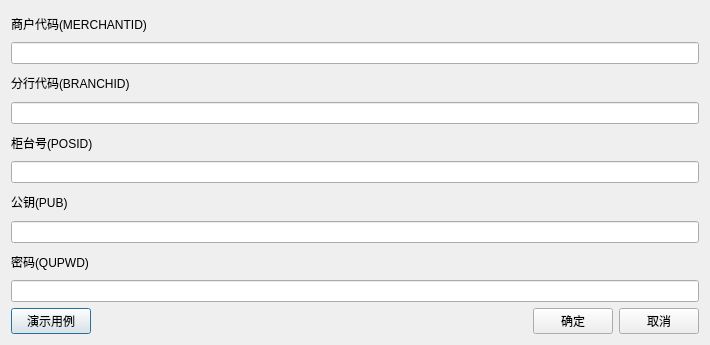
<?xml version="1.0" encoding="UTF-8"?>
<ui version="4.0">
 <class>w_bt_dish_paymode_CCB</class>
 <widget class="QDialog" name="w_bt_dish_paymode_CCB">
  <property name="geometry">
   <rect>
    <x>0</x>
    <y>0</y>
    <width>710</width>
    <height>345</height>
   </rect>
  </property>
  <property name="windowTitle">
   <string>Dialog</string>
  </property>
  <layout class="QVBoxLayout" name="verticalLayout">
   <item>
    <widget class="QLabel" name="label_6">
     <property name="text">
      <string>商户代码(MERCHANTID)</string>
     </property>
    </widget>
   </item>
   <item>
    <widget class="QLineEdit" name="lineEdit_ccb_MERCHANTID"/>
   </item>
   <item>
    <widget class="QLabel" name="label_7">
     <property name="text">
      <string>分行代码(BRANCHID)</string>
     </property>
    </widget>
   </item>
   <item>
    <widget class="QLineEdit" name="lineEdit_ccb_BRANCHID"/>
   </item>
   <item>
    <widget class="QLabel" name="label_8">
     <property name="text">
      <string>柜台号(POSID)</string>
     </property>
    </widget>
   </item>
   <item>
    <widget class="QLineEdit" name="lineEdit_ccb_POSID"/>
   </item>
   <item>
    <widget class="QLabel" name="label_9">
     <property name="text">
      <string>公钥(PUB)</string>
     </property>
    </widget>
   </item>
   <item>
    <widget class="QLineEdit" name="lineEdit_ccb_PUB"/>
   </item>
   <item>
    <widget class="QLabel" name="label_12">
     <property name="text">
      <string>密码(QUPWD)</string>
     </property>
    </widget>
   </item>
   <item>
    <widget class="QLineEdit" name="lineEdit_ccb_QUPWD">
     <property name="echoMode">
      <enum>QLineEdit::Password</enum>
     </property>
    </widget>
   </item>
   <item>
    <layout class="QHBoxLayout" name="horizontalLayout">
     <item>
      <widget class="lds_toolbar_button" name="pushButton_ccb_default">
       <property name="text">
        <string>演示用例</string>
       </property>
       <property name="outer_stylesheet" stdset="0">
        <string>pushbutton</string>
       </property>
      </widget>
     </item>
     <item>
      <spacer name="horizontalSpacer">
       <property name="orientation">
        <enum>Qt::Horizontal</enum>
       </property>
       <property name="sizeHint" stdset="0">
        <size>
         <width>40</width>
         <height>20</height>
        </size>
       </property>
      </spacer>
     </item>
     <item>
      <widget class="lds_toolbar_button" name="pushButton_ok">
       <property name="text">
        <string>确定</string>
       </property>
       <property name="outer_stylesheet" stdset="0">
        <string>pushbutton</string>
       </property>
      </widget>
     </item>
     <item>
      <widget class="lds_toolbar_button" name="pushButton_cancel">
       <property name="text">
        <string>取消</string>
       </property>
       <property name="outer_stylesheet" stdset="0">
        <string>pushbutton</string>
       </property>
      </widget>
     </item>
    </layout>
   </item>
  </layout>
 </widget>
 <customwidgets>
  <customwidget>
   <class>lds_toolbar_button</class>
   <extends>QPushButton</extends>
   <header>lds_toolbar_button.h</header>
  </customwidget>
 </customwidgets>
 <resources/>
 <connections/>
</ui>
